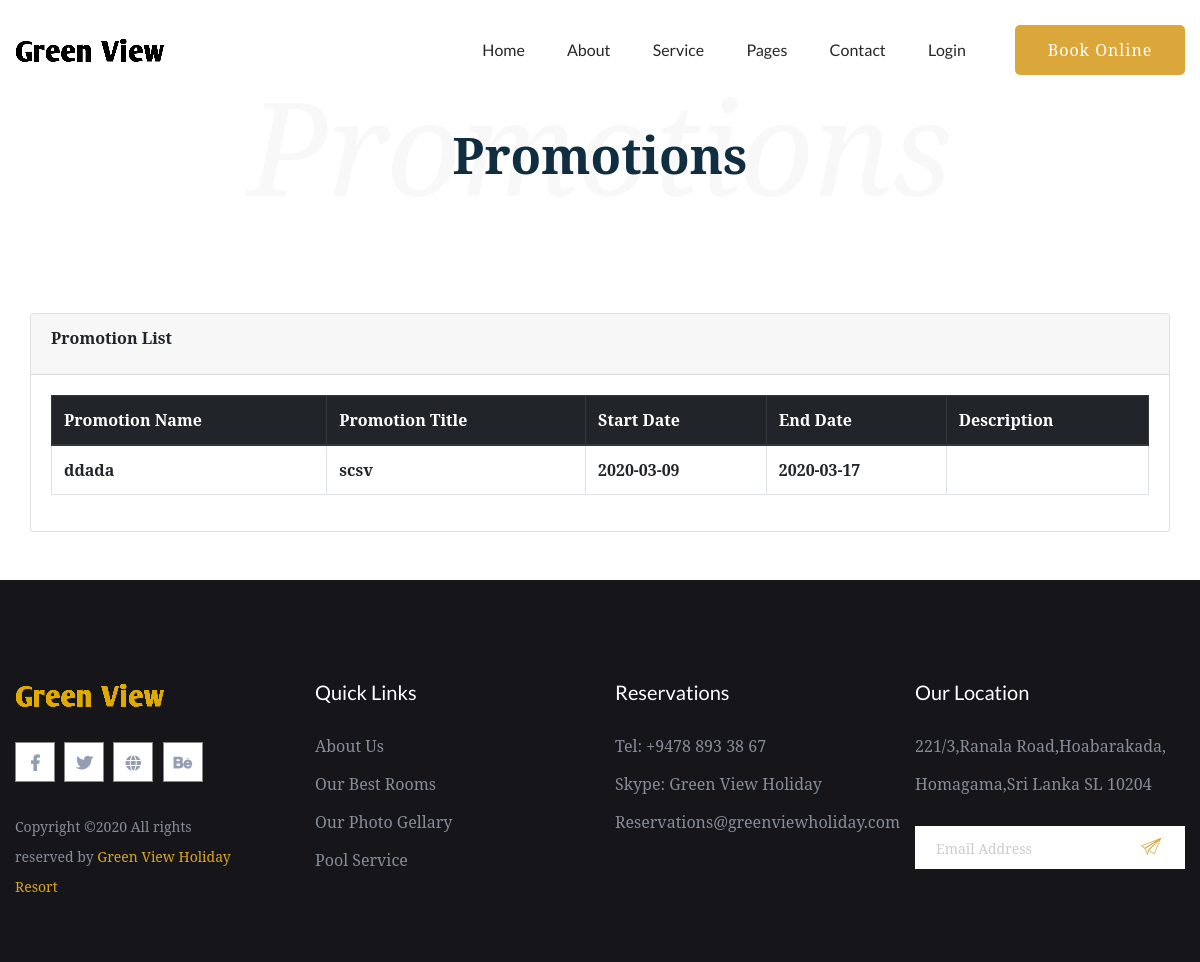
Before: /Promotion.php with the older database file.
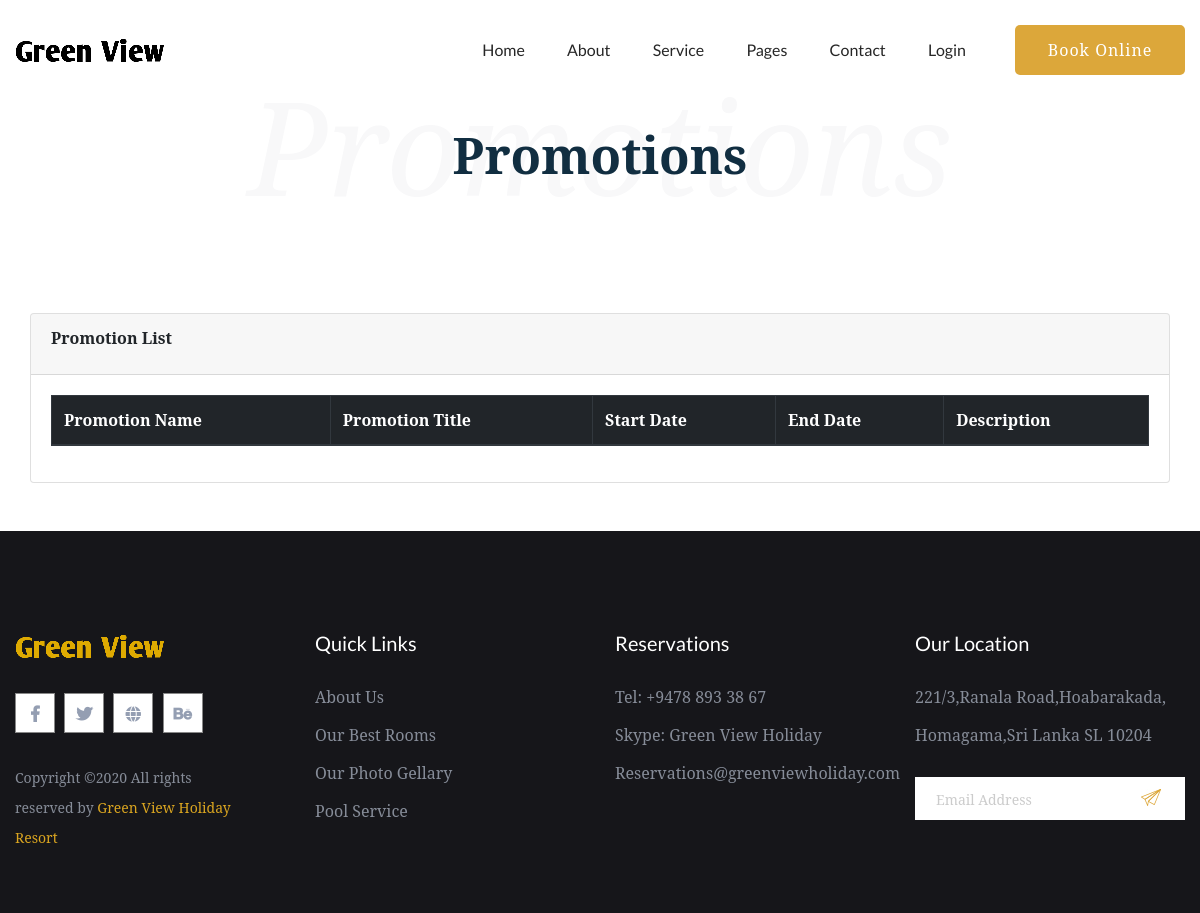
After: the same page with the newer database file.
### tables this page shows
CREATE TABLE `promotion` (
  `pid` int(11) NOT NULL,
  `pname` varchar(50) NOT NULL,
  `pTitle` varchar(50) NOT NULL,
  `pStartDate` varchar(20) NOT NULL,
  `pEndDate` varchar(20) NOT NULL,
  `Descrip` varchar(200) NOT NULL
);

### Promotion.php (the view, shortened to what the changed rows need)
<?php
include 'Backend/dbconnection.php';
$sql = "SELECT * FROM promotion";
$result = mysqli_query($db, $sql);
?>
<!doctype html>
<html class="no-js" lang="zxx">
<head>
    <link rel="stylesheet" href="assets/css/bootstrap.min.css">
    <link rel="stylesheet" href="assets/css/owl.carousel.min.css">
    <link rel="stylesheet" href="assets/css/gijgo.css">
    <link rel="stylesheet" href="assets/css/slicknav.css">
    <link rel="stylesheet" href="assets/css/animate.min.css">
    <link rel="stylesheet" href="assets/css/magnific-popup.css">
    <link rel="stylesheet" href="assets/css/fontawesome-all.min.css">
    <link rel="stylesheet" href="assets/css/themify-icons.css">
    <link rel="stylesheet" href="assets/css/slick.css">
    <link rel="stylesheet" href="assets/css/nice-select.css">
    <link rel="stylesheet" href="assets/css/style.css">
    <link rel="stylesheet" href="assets/css/responsive.css">
    <link rel="stylesheet" href="assets/css/contact.css">
</head>
<body>
    <br>
    <div class="container">
        <div class="container-fluid">
            <div class="card">
                <div class="card-body">
                    <div class="table-responsive">
                        <table class="table table-bordered table-hover">
                            <thead class="thead-dark">
                                <tr>
                                    <th>Promotion Name</th>
                                    <th>Promotion Title</th>
                                    <th>Start Date</th>
                                    <th>End Date</th>
                                    <th>Description</th>
                                </tr>
                            </thead>
                            <tbody>
                                <?php
                                while ($row = mysqli_fetch_assoc($result)) {
                                    $pname = $row['pname'];
                                    $ptitle = $row['pTitle'];
                                    $startdate = $row['pStartDate'];
                                    $enddate = $row['pEndDate'];
                                    $description = $row['Descrip'];
                                ?>
                                    <tr>
                                        <td><?php echo $pname ?></td>
                                        <td><?php echo $ptitle ?></td>
                                        <td><?php echo $startdate ?></td>
                                        <td><?php echo $enddate ?></td>
                                        <td><?php echo $description ?></td>
                                    </tr>
                                <?php
                                }
                                ?>
                            </tbody>
                        </table>
                    </div>
                </div>
            </div>
        </div>
    </div>
    <br>
    <br>
</body>
</html>

Changed rows visible on the page:
removed promotion: pname "ddada", pTitle "scsv", pStartDate "2020-03-09", pEndDate "2020-03-17"
